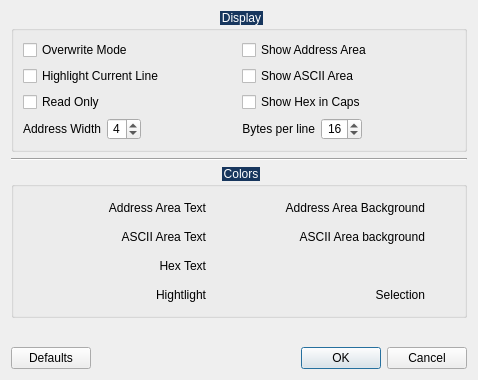
<?xml version="1.0" encoding="UTF-8"?>
<ui version="4.0">
 <class>hexeditLib::preferencesDialog</class>
 <widget class="QDialog" name="hexeditLib::preferencesDialog">
  <property name="geometry">
   <rect>
    <x>0</x>
    <y>0</y>
    <width>478</width>
    <height>380</height>
   </rect>
  </property>
  <property name="windowTitle">
   <string>Dialog</string>
  </property>
  <layout class="QVBoxLayout" name="verticalLayout">
   <item>
    <widget class="QGroupBox" name="_displayGroup">
     <property name="styleSheet">
      <string notr="true">/*
QGroupBox{font-weight: bold;}
::title {
    subcontrol-origin: margin;
    subcontrol-position: top center; /* position at the top center 
}
*/
QGroupBox::title  {
    subcontrol-origin: margin;
    subcontrol-position: top center;
    padding: 4px 8000px 4px 8000px;
    background-color: #FF17365D;
    color: rgb(255, 255, 255);
}</string>
     </property>
     <property name="title">
      <string>Display</string>
     </property>
     <property name="flat">
      <bool>false</bool>
     </property>
     <layout class="QGridLayout" name="gridLayout_2">
      <item row="0" column="0">
       <widget class="QCheckBox" name="overwriteCheck">
        <property name="text">
         <string>Overwrite Mode</string>
        </property>
       </widget>
      </item>
      <item row="0" column="1">
       <widget class="QCheckBox" name="showAddressCheck">
        <property name="text">
         <string>Show Address Area</string>
        </property>
       </widget>
      </item>
      <item row="1" column="0">
       <widget class="QCheckBox" name="highlightCheck">
        <property name="text">
         <string>Highlight Current Line</string>
        </property>
       </widget>
      </item>
      <item row="1" column="1">
       <widget class="QCheckBox" name="showAsciiCheck">
        <property name="text">
         <string>Show ASCII Area</string>
        </property>
       </widget>
      </item>
      <item row="2" column="0">
       <widget class="QCheckBox" name="readonlyCheck">
        <property name="text">
         <string>Read Only</string>
        </property>
       </widget>
      </item>
      <item row="3" column="0">
       <layout class="QHBoxLayout" name="horizontalLayout_2">
        <item>
         <widget class="QLabel" name="label">
          <property name="text">
           <string>Address Width</string>
          </property>
          <property name="alignment">
           <set>Qt::AlignRight|Qt::AlignTrailing|Qt::AlignVCenter</set>
          </property>
         </widget>
        </item>
        <item>
         <widget class="QSpinBox" name="addressSpin">
          <property name="sizePolicy">
           <sizepolicy hsizetype="Fixed" vsizetype="Fixed">
            <horstretch>0</horstretch>
            <verstretch>0</verstretch>
           </sizepolicy>
          </property>
          <property name="alignment">
           <set>Qt::AlignRight|Qt::AlignTrailing|Qt::AlignVCenter</set>
          </property>
          <property name="minimum">
           <number>1</number>
          </property>
          <property name="maximum">
           <number>8</number>
          </property>
          <property name="value">
           <number>4</number>
          </property>
         </widget>
        </item>
        <item>
         <spacer name="horizontalSpacer_2">
          <property name="orientation">
           <enum>Qt::Horizontal</enum>
          </property>
          <property name="sizeHint" stdset="0">
           <size>
            <width>40</width>
            <height>20</height>
           </size>
          </property>
         </spacer>
        </item>
       </layout>
      </item>
      <item row="3" column="1">
       <layout class="QHBoxLayout" name="horizontalLayout_3">
        <item>
         <widget class="QLabel" name="label_2">
          <property name="text">
           <string>Bytes per line</string>
          </property>
          <property name="alignment">
           <set>Qt::AlignRight|Qt::AlignTrailing|Qt::AlignVCenter</set>
          </property>
         </widget>
        </item>
        <item>
         <widget class="QSpinBox" name="bytesSpin">
          <property name="sizePolicy">
           <sizepolicy hsizetype="Fixed" vsizetype="Fixed">
            <horstretch>0</horstretch>
            <verstretch>0</verstretch>
           </sizepolicy>
          </property>
          <property name="alignment">
           <set>Qt::AlignRight|Qt::AlignTrailing|Qt::AlignVCenter</set>
          </property>
          <property name="minimum">
           <number>1</number>
          </property>
          <property name="maximum">
           <number>64</number>
          </property>
          <property name="value">
           <number>16</number>
          </property>
         </widget>
        </item>
        <item>
         <spacer name="horizontalSpacer_3">
          <property name="orientation">
           <enum>Qt::Horizontal</enum>
          </property>
          <property name="sizeHint" stdset="0">
           <size>
            <width>40</width>
            <height>20</height>
           </size>
          </property>
         </spacer>
        </item>
       </layout>
      </item>
      <item row="2" column="1">
       <widget class="QCheckBox" name="hexCapsCheck">
        <property name="text">
         <string>Show Hex in Caps</string>
        </property>
       </widget>
      </item>
     </layout>
    </widget>
   </item>
   <item>
    <widget class="Line" name="line_2">
     <property name="orientation">
      <enum>Qt::Horizontal</enum>
     </property>
    </widget>
   </item>
   <item>
    <widget class="QGroupBox" name="_colorsGroup">
     <property name="styleSheet">
      <string notr="true">/*
QGroupBox{font-weight: bold;}
::title {
    subcontrol-origin: margin;
    subcontrol-position: top center;
}
*/
QGroupBox::title  {
    subcontrol-origin: margin;
    subcontrol-position: top center;
    padding: 4px 8000px 4px 8000px;
    background-color: #FF17365D;
    color: rgb(255, 255, 255);
}</string>
     </property>
     <property name="title">
      <string>Colors</string>
     </property>
     <property name="flat">
      <bool>false</bool>
     </property>
     <layout class="QGridLayout" name="gridLayout">
      <item row="0" column="0">
       <widget class="QLabel" name="addressTextLabel">
        <property name="text">
         <string>Address Area Text</string>
        </property>
        <property name="alignment">
         <set>Qt::AlignRight|Qt::AlignTrailing|Qt::AlignVCenter</set>
        </property>
       </widget>
      </item>
      <item row="0" column="1">
       <widget class="colorButton" name="addressTextButton">
        <property name="text">
         <string/>
        </property>
        <property name="autoRaise">
         <bool>true</bool>
        </property>
       </widget>
      </item>
      <item row="0" column="2">
       <widget class="QLabel" name="addressBgLabel">
        <property name="text">
         <string>Address Area Background</string>
        </property>
        <property name="alignment">
         <set>Qt::AlignRight|Qt::AlignTrailing|Qt::AlignVCenter</set>
        </property>
       </widget>
      </item>
      <item row="0" column="3">
       <widget class="colorButton" name="addressBgButton">
        <property name="text">
         <string/>
        </property>
        <property name="autoRaise">
         <bool>true</bool>
        </property>
       </widget>
      </item>
      <item row="1" column="0">
       <widget class="QLabel" name="asciiTextLabel">
        <property name="text">
         <string>ASCII Area Text</string>
        </property>
        <property name="alignment">
         <set>Qt::AlignRight|Qt::AlignTrailing|Qt::AlignVCenter</set>
        </property>
       </widget>
      </item>
      <item row="1" column="1">
       <widget class="colorButton" name="asciiTextButton">
        <property name="text">
         <string/>
        </property>
        <property name="autoRaise">
         <bool>true</bool>
        </property>
       </widget>
      </item>
      <item row="1" column="2">
       <widget class="QLabel" name="asciiBgLabel">
        <property name="text">
         <string>ASCII Area background</string>
        </property>
        <property name="alignment">
         <set>Qt::AlignRight|Qt::AlignTrailing|Qt::AlignVCenter</set>
        </property>
       </widget>
      </item>
      <item row="1" column="3">
       <widget class="colorButton" name="asciiBgButton">
        <property name="text">
         <string/>
        </property>
        <property name="autoRaise">
         <bool>true</bool>
        </property>
       </widget>
      </item>
      <item row="2" column="0">
       <widget class="QLabel" name="hexTextLabel">
        <property name="text">
         <string>Hex Text</string>
        </property>
        <property name="alignment">
         <set>Qt::AlignRight|Qt::AlignTrailing|Qt::AlignVCenter</set>
        </property>
       </widget>
      </item>
      <item row="2" column="1">
       <widget class="colorButton" name="hexTextButton">
        <property name="text">
         <string/>
        </property>
        <property name="autoRaise">
         <bool>true</bool>
        </property>
       </widget>
      </item>
      <item row="3" column="0">
       <widget class="QLabel" name="highlightLabel">
        <property name="text">
         <string>Hightlight</string>
        </property>
        <property name="alignment">
         <set>Qt::AlignRight|Qt::AlignTrailing|Qt::AlignVCenter</set>
        </property>
       </widget>
      </item>
      <item row="3" column="1">
       <widget class="colorButton" name="highlightButton">
        <property name="text">
         <string/>
        </property>
        <property name="autoRaise">
         <bool>true</bool>
        </property>
       </widget>
      </item>
      <item row="3" column="2">
       <widget class="QLabel" name="selectionLabel">
        <property name="text">
         <string>Selection</string>
        </property>
        <property name="alignment">
         <set>Qt::AlignRight|Qt::AlignTrailing|Qt::AlignVCenter</set>
        </property>
       </widget>
      </item>
      <item row="3" column="3">
       <widget class="colorButton" name="selectionButton">
        <property name="text">
         <string/>
        </property>
        <property name="autoRaise">
         <bool>true</bool>
        </property>
       </widget>
      </item>
     </layout>
    </widget>
   </item>
   <item>
    <spacer name="verticalSpacer_4">
     <property name="orientation">
      <enum>Qt::Vertical</enum>
     </property>
     <property name="sizeHint" stdset="0">
      <size>
       <width>20</width>
       <height>27</height>
      </size>
     </property>
    </spacer>
   </item>
   <item>
    <layout class="QHBoxLayout" name="horizontalLayout">
     <item>
      <widget class="QPushButton" name="defaultsButton">
       <property name="text">
        <string>Defaults</string>
       </property>
      </widget>
     </item>
     <item>
      <spacer name="horizontalSpacer">
       <property name="orientation">
        <enum>Qt::Horizontal</enum>
       </property>
       <property name="sizeHint" stdset="0">
        <size>
         <width>40</width>
         <height>20</height>
        </size>
       </property>
      </spacer>
     </item>
     <item>
      <widget class="QDialogButtonBox" name="buttonBox">
       <property name="orientation">
        <enum>Qt::Horizontal</enum>
       </property>
       <property name="standardButtons">
        <set>QDialogButtonBox::Cancel|QDialogButtonBox::Ok</set>
       </property>
      </widget>
     </item>
    </layout>
   </item>
  </layout>
 </widget>
 <customwidgets>
  <customwidget>
   <class>colorButton</class>
   <extends>QToolButton</extends>
   <header>colorButton.h</header>
  </customwidget>
 </customwidgets>
 <resources/>
 <connections>
  <connection>
   <sender>buttonBox</sender>
   <signal>accepted()</signal>
   <receiver>hexeditLib::preferencesDialog</receiver>
   <slot>accept()</slot>
   <hints>
    <hint type="sourcelabel">
     <x>248</x>
     <y>254</y>
    </hint>
    <hint type="destinationlabel">
     <x>157</x>
     <y>274</y>
    </hint>
   </hints>
  </connection>
  <connection>
   <sender>buttonBox</sender>
   <signal>rejected()</signal>
   <receiver>hexeditLib::preferencesDialog</receiver>
   <slot>reject()</slot>
   <hints>
    <hint type="sourcelabel">
     <x>316</x>
     <y>260</y>
    </hint>
    <hint type="destinationlabel">
     <x>286</x>
     <y>274</y>
    </hint>
   </hints>
  </connection>
 </connections>
</ui>
